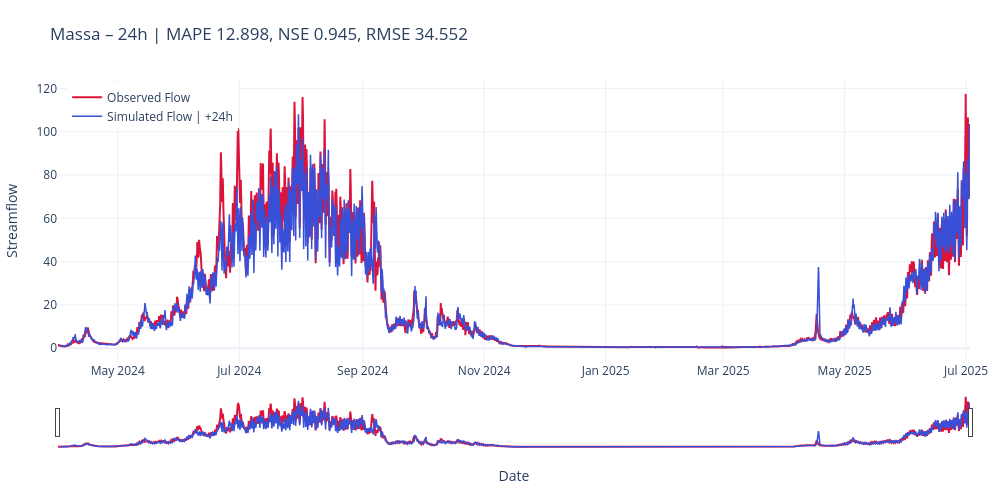

The notebook cell saved with this chart:
### Markdown cell above
Code for 24h predictions:

### Code cell
from custom.functions.Plot import plot_forecast_24h, plot_forecast_horizon_24h,plot_forecast_horizon_series

xr_ds = results[basin]["1h"]["xr"]
title24 = f"Massa – {cfg.predict_last_n}h | MAPE {results[basin]['1h']['MAPE']:.3f}, NSE {results[basin]['1h']['NSE']:.3f}, RMSE {results[basin]['1h']['MSE']:.3f}"

# last forecast of the horizon vs obs
plot_forecast_24h(xr_ds, title=title24).show()
# All spaghetti forecasts
# plot_forecast_24h(xr_ds, mode="spaghetti").show()

### Figure 1 — Plotly figure (JSON) as saved in the notebook; plotly's stock layout.template omitted (floating-point values rounded to 4 significant figures; data arrays with more than 128 entries replaced by an {"elided": "..."} marker saying what was removed)
{"data": [{"line": {"color": "crimson", "width": 2}, "mode": "lines", "name": "Observed Flow", "type": "scatter", "x": {"elided": "10992 str values"}, "y": {"elided": "10992 float values"}}, {"line": {"color": "#3850D8", "width": 1.5}, "mode": "lines", "name": "Simulated Flow | +24h", "type": "scatter", "x": {"elided": "10969 str values"}, "y": {"elided": "10969 float values"}}], "layout": {"height": 500, "hovermode": "x unified", "legend": {"x": 0.01, "xanchor": "left", "y": 0.99, "yanchor": "top"}, "margin": {"b": 50, "l": 50, "r": 30, "t": 80}, "title": {"text": "Massa – 24h | MAPE 12.898, NSE 0.945, RMSE 34.552"}, "width": 1000, "xaxis": {"rangeslider": {"visible": true}, "title": {"text": "Date"}}, "yaxis": {"title": {"text": "Streamflow"}}}}
